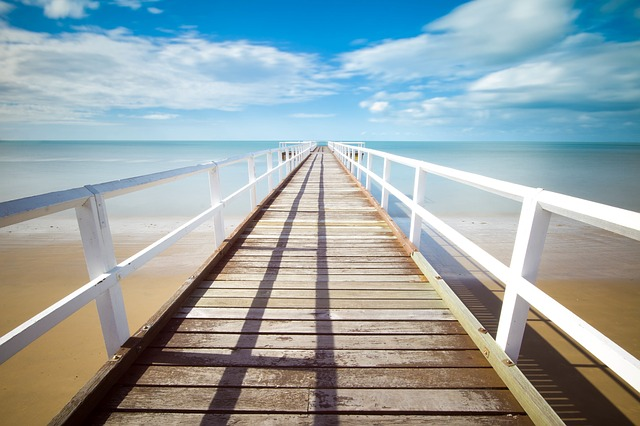
%> input picture vaja2/pier.jpg, 640 x 426 px
$ octave 3e.m   (GNU Octave 9; MATLAB toolbox functions it lacks are replaced by stand-ins)
%> lines starting %> are read from the running program, lines starting %| are printed output that depends on the picture; in (x1, y1, x2, y2) boxes, pixels count from 0 and x2, y2 are one past the last pixel; in counts of white or black regions, pixels touching at a corner belong together; the program's own positions count from 1
### vaja2/hough_find_lines.m
function [out_rho, out_theta] = hough_find_lines(Ie, varargin)
% Find lines using Hough algorithm
%
% Usage: [rho, theta] = hough_find_lines(edges, ...)
%
% Arguments:
%  - Threshold: selection threshold (number of votes)
%  - Count: number of selected lines (if not set then all above threshold
%  are selected)
%  - RhoBins: number of bins for rho
%  - ThetaBins: number of bins for theta
%  - Neighborhood: number of neighborhood pixels for local non-maxima
%  suppression (2 by default).
%

threshold = 1;
count = [];
bins_rho = [];
bins_theta = 180;
neighborhood = 2;

for j=1:2:length(varargin)
    switch lower(varargin{j})
        case 'threshold', threshold = varargin{j+1};
        case 'rhobins', bins_rho = varargin{j+1};
        case 'thetabins', bins_theta = varargin{j+1};
        case 'count', count = varargin{j+1};
        case 'neighborhood', neighborhood = varargin{j+1};
        otherwise, error(['unrecognized argument ' varargin{j}]);
    end
end

val_theta = (linspace(-90, 90, bins_theta) / 180) * pi;
max_rho = round(sqrt(sum(size(Ie).^2)));

if isempty(bins_rho), bins_rho = max_rho; end;

val_rho = linspace(-max_rho, max_rho, bins_rho);

a_size = [length(val_rho), length(val_theta)];
A = zeros(prod(a_size), 1);

[X, Y] = find(Ie);

ind = [X, Y];
for i = ind'
    r = round(i(1) * cos(val_theta) + i(2) * sin(val_theta));
    r = round(((r + max_rho) / (2*max_rho)) * length(val_rho));
    where = r > 0 & r <= a_size(1);
    h = sub2ind(a_size, r(where), find(where));
    A(h) = A(h) + 1;
end;

A = reshape(A, a_size);

valid = ((ordfilt2(A, (neighborhood * 2 + 1) ^ 2, true(neighborhood * 2 + 1))) == A);
A(~valid) = 0;

if ~isempty(count) && numel(A) > count
    v = sort(A(:), 'descend');
    threshold = max(threshold, v(count));
end;

[out_rho, out_theta] = find(A >= threshold);
out_rho = val_rho(out_rho);
out_theta = val_theta(out_theta);

### vaja2/hough_draw_lines.m
function hough_draw_lines(I, rho, theta)
% Draws the lines calculated by Hough transform to an image
%
% Input:
%  - I: image
%  - rho: displacement parameter
%  - theta: angle parameter

h = size(I, 1);
w = size(I, 2);

imshow(I);
hold on;
for i = 1 : length(theta)
    if abs(theta(i)) > pi/4
        x1 = 0;
        y1 = (rho(i) - x1 .* cos(theta(i))) ./ sin(theta(i));
        x2 = h;
        y2 = (rho(i) - x2 .* cos(theta(i))) ./ sin(theta(i));
    else
        y1 = 0;
        x1 = (rho(i) - y1 .* sin(theta(i))) ./ cos(theta(i));
        y2 = w;
        x2 = (rho(i) - y2 .* sin(theta(i))) ./ cos(theta(i));
    end
    plot([y1, y2], [x1, x2], 'g');
end
hold off;

### vaja2/3e.m
pkg load image;

I = imread('pier.jpg');
%> I is the input picture: size 426x640x3 uint8; mean R, G, B 150.7, 164.4, 166.7
Ig = rgb2gray(I);
Ie = edge(Ig, "Canny", 0.6);
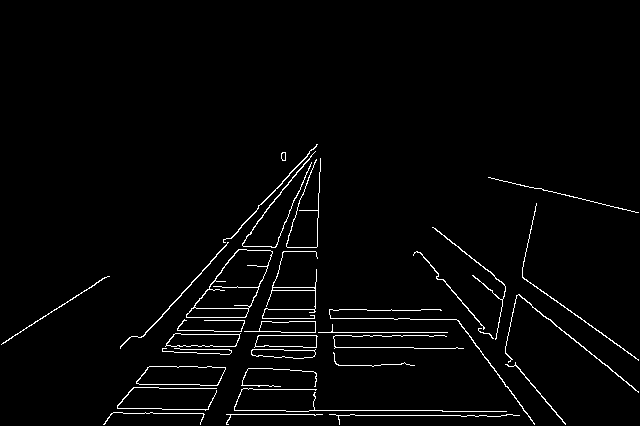
%> Ie: size 426x640 logical; 2.3% white in thin lines or dots, all inside (x1, y1, x2, y2) = (1, 144, 639, 425)

I2 = imread('bricks.jpg');
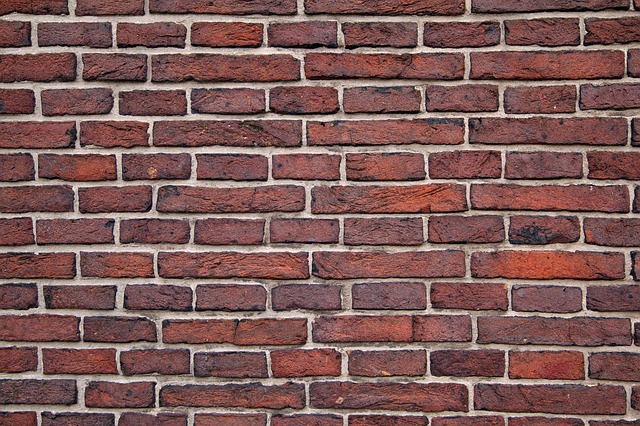
%> input picture vaja2/bricks.jpg, 640 x 426 px
%> I2 is the input picture: size 426x640x3 uint8; mean R, G, B 125.8, 90.4, 88
I2g = rgb2gray(I2);
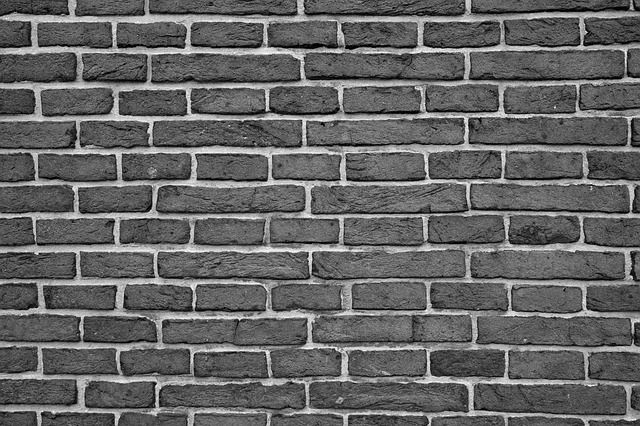
%> I2g: size 426x640 uint8; min 0, max 253, mean 100.7
Ie2 = edge(I2g, "Canny", 0.6);
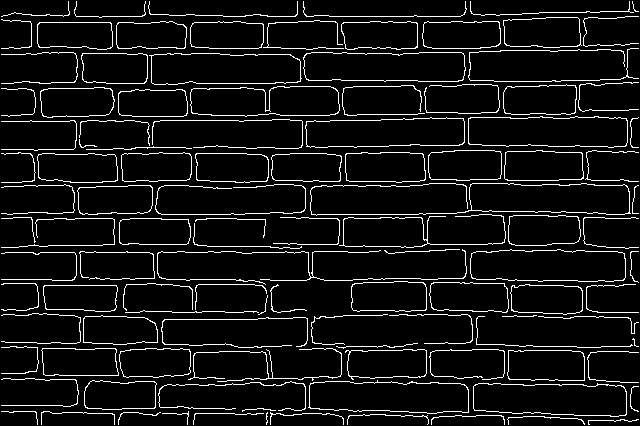
%> Ie2: size 426x640 logical; 7.4% white in thin lines or dots

[rho, theta] = hough_find_lines(Ie, "threshold", 100, "neighborhood", 20);
%> the loop in hough_find_lines, `for j=1:2:length(varargin)` made 2 passes
%> threshold on pass 1: 100
%> neighborhood on pass 2: 20
%> after the loop in hough_find_lines, `for j=1:2:length(varargin)`: bins_theta = 180
%> in hough_find_lines, `val_theta = (linspace(-90, 90, bins_theta) / 180) * pi;`: val_theta = 180 values from -1.57 to 1.57
%> in hough_find_lines, `[X, Y] = find(Ie);`: X = 6386 values from 145 to 425; Y = 6386 values from 2 to 639
%> the loop in hough_find_lines, `for i = ind'` made 6386 passes
%> i on passes 1 to 3: [345; 2], [344; 3], [343; 4]
%> in hough_find_lines, `valid = ((ordfilt2(A, (neighborhood * 2 + 1) ^ 2, true(neighborhood * ..`: valid: size 769x180 logical; 49.2% white; 18 white regions (16 under 20 px), largest, box (x1, y1, x2, y2) and area: (0, 0, 180, 469) 49747, (0, 463, 114, 769) 18344
%> in hough_find_lines, `[out_rho, out_theta] = find(A >= threshold);`: out_rho = [227; 306; 338; 419; 507; 557; 591; 551; 669]; out_theta = [1; 41; 52; 78; 78; 90; 90; 138; 168]
%> in hough_find_lines, `out_rho = val_rho(out_rho);`: out_rho = [-316.4 -158.2 -94.12 68.09 244.3 344.4 412.5 332.4 568.7]
%> in hough_find_lines, `out_theta = val_theta(out_theta);`: out_theta = [-1.57 -0.869 -0.676 -0.219 -0.219 -0.00878 -0.00878 0.834 1.36]
%> rho has the same summary as out_rho in hough_find_lines; theta has the same summary as out_theta in hough_find_lines
[rho2, theta2] = hough_find_lines(Ie2, "threshold", 170, "neighborhood", 10);
%> the loop in hough_find_lines (call 2), `for j=1:2:length(varargin)` made 2 passes
%> threshold on pass 1: 170
%> neighborhood on pass 2: 10
%> in hough_find_lines (call 2), `[X, Y] = find(Ie);`: X = 20223 values from 2 to 425; Y = 20223 values from 2 to 639
%> the loop in hough_find_lines (call 2), `for i = ind'` made 20223 passes
%> i on passes 1 to 3: [17; 2], [20; 2], [49; 2]
%> in hough_find_lines (call 2), `A = reshape(A, a_size);`:
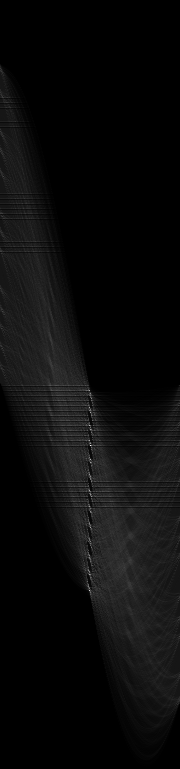
%> A: size 769x180 double; min 0, max 599, mean 26.3; drawn with min black and max white
%> in hough_find_lines (call 2), `valid = ((ordfilt2(A, (neighborhood * 2 + 1) ^ 2, true(neighborhood * ..`:
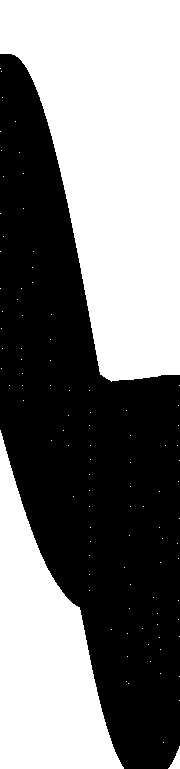
%> valid: size 769x180 logical; 48.9% white; 100 white regions (97 under 20 px), largest, box (x1, y1, x2, y2) and area: (0, 0, 180, 382) 46224, (0, 430, 124, 769) 21293, (168, 746, 180, 769) 129
%> in hough_find_lines (call 2), `[out_rho, out_theta] = find(A >= threshold);`: out_rho = 19 values from 386 to 591; out_theta = 19 values from 51 to 91
%> in hough_find_lines (call 2), `out_rho = val_rho(out_rho);`: out_rho = 19 values, max 412.5 at index 14, min 2 at index 1, mean 174.2
%> in hough_find_lines (call 2), `out_theta = val_theta(out_theta);`: out_theta = 19 values from -0.693 to 0.00878
%> rho2 has the same summary as out_rho in hough_find_lines; theta2 = 19 values from -0.693 to 0.00878

figure();
subplot(1,2,1);
hough_draw_lines(I, rho, theta);
%> the loop in hough_draw_lines, `for i = 1 : length(theta)` made 9 passes
%> (x1, x2) on passes 3 to 7: (-120.6, 392.4), (69.76, 212.5), (250.3, 393), (344.5, 350.1), (412.6, 418.2)
%> (y1, y2) on passes 1, 2, 8, 9: (316.4, 316.4), (207.2, 567.5), (449, 62.25), (581.6, 490.5)

subplot(1,2,2);
hough_draw_lines(I2, rho2, theta2);
%> the loop in hough_draw_lines (call 2), `for i = 1 : length(theta)` made 19 passes
%> (x1, x2) on passes 1 to 12: (2.6, 534.3), (103.1, 424.2), (66.78, 320.4), (131.4, 385.1), (12.84, 253.6), (234, 424.7), (12.02, 17.63), (82.11, 87.73), (180.2, 185.9), (212.3, 217.9), (244.3, 249.9), (342.5, 348.1)
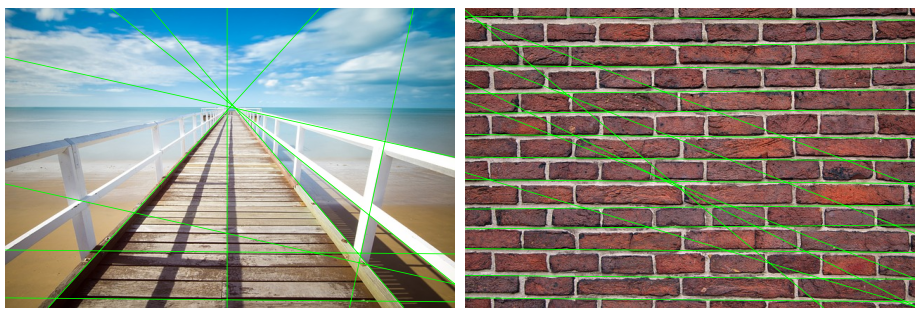
%> figure redrawn from the program's plot data, 2 panels
